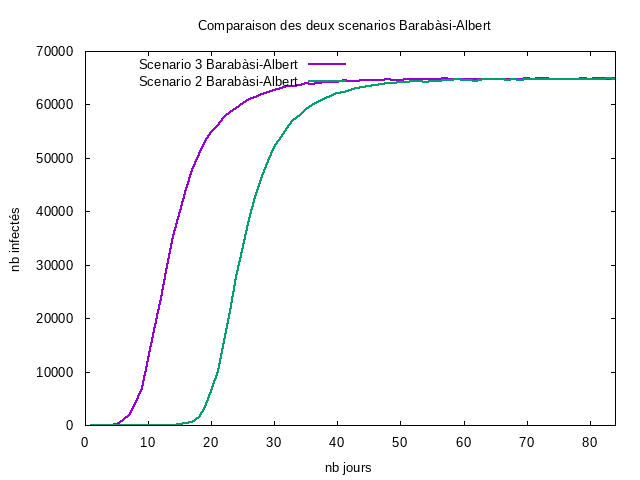

gnuplot code for this plot:
set terminal png 10
set encoding utf8
set output "comparaison_BA.png"

set  title 'Comparaison des deux scenarios Barabàsi-Albert  '

set xrang[0:84]

set ylabel 'nb infectés'
set xlabel 'nb jours'
set key top left
plot "Scenario_BA.dat" t"Scenario 3 Barabàsi-Albert" with lines lt 1 lw 2,"Scenario_BA_SC2.dat" t"Scenario 2 Barabàsi-Albert" with lines lt 2 lw 2